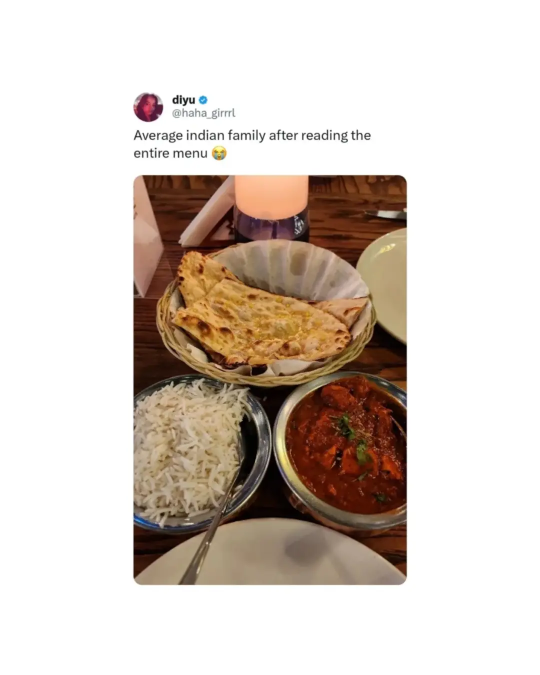
#> input picture snap-qr/meme/SaveClip.App_855886239_18179611459447366_4476608962091788566_n.jpg, 1080 x 1350 px (shown at 1/2 size); its folder holds 4 pictures in this run
$ python make_memes.py
#> lines starting #> are read from the running program, lines starting #| are printed output that depends on the picture
"""Prepares memes for the site's meme scroll.

Put screenshots (jpg/png/webp, any names) in meme/, then run:
    python make_memes.py

Each meme is resized to 720px wide, saved as WebP in site/memes/ (photo metadata such as
location is not copied), duplicates are skipped, and site/memes/memes.json lists them all.
Run it again whenever you add or remove memes.
"""
import hashlib
import json
import sys
from pathlib import Path

from PIL import Image, ImageOps

ROOT = Path(__file__).parent
SRC = ROOT / "meme"
OUT = ROOT / "site" / "memes"
WIDTH = 720
QUALITY = 74
TYPES = {".jpg", ".jpeg", ".png", ".webp"}


def dhash(im):
    """64-bit difference hash: near-identical images (re-saved, resized) get close hashes."""
    g = im.convert("L").resize((9, 8), Image.LANCZOS)
    px = list(g.getdata())
    return sum(1 << i for i in range(64) if px[(i // 8) * 9 + i % 8] > px[(i // 8) * 9 + i % 8 + 1])


def main():
    if not SRC.is_dir():
        sys.exit(f"Put your meme screenshots in {SRC} first.")
    OUT.mkdir(parents=True, exist_ok=True)
    files = sorted(p for p in SRC.iterdir() if p.suffix.lower() in TYPES)
    items, seen, dupes, broken = [], [], 0, []

    for path in files:
        try:
            with Image.open(path) as raw:
#> raw is the input picture: PIL image 1080x1350 RGB; mean R, G, B 215.5, 204.8, 196.4
                im = ImageOps.exif_transpose(raw).convert("RGB")
        except OSError:
            broken.append(path.name)
            continue
        h = dhash(im)
#> in dhash, `px = list(g.getdata())`: px = 72 values, max 255 at index 0, min 29 at index 50, mean 206.1
#> h = 186510838550893066
        if any(bin(h ^ other).count("1") <= 4 for other in seen):
            dupes += 1
            continue
        seen.append(h)
        if im.width > WIDTH:
            im = im.resize((WIDTH, round(im.height * WIDTH / im.width)), Image.LANCZOS)
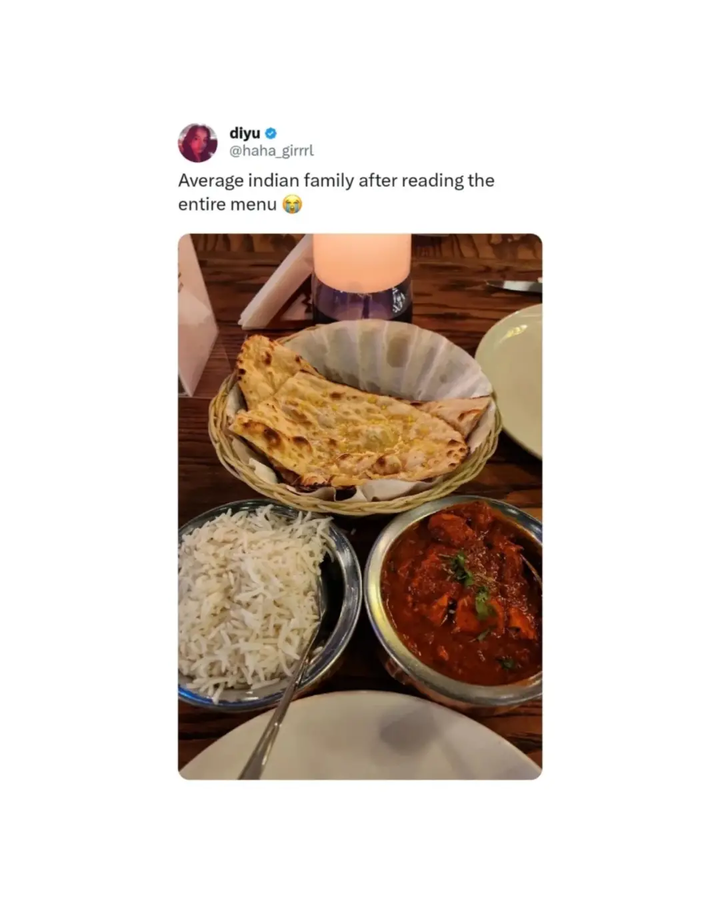
#> im: PIL image 720x900 RGB; mean R, G, B 215.5, 204.8, 196.4
        mid = hashlib.sha1(im.tobytes()).hexdigest()[:12]
#> mid = 'a1bd2661da29'
        target = OUT / f"{mid}.webp"
        if not target.exists():
            im.save(target, "WEBP", quality=QUALITY, method=6)  # no exif= so metadata is dropped
        items.append({"id": mid, "w": im.width, "h": im.height})
#> pass 2 of the loop in main, `for path in files:`:
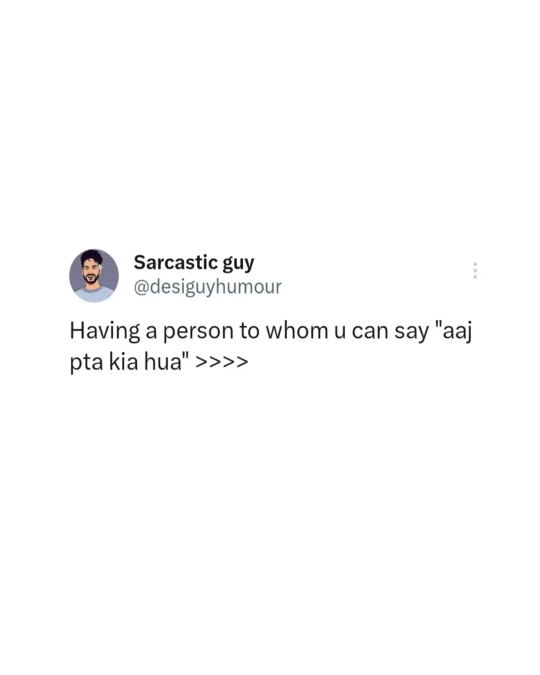
#> input picture snap-qr/meme/SaveClip.App_856337543_18179611498447366_3279742015270646148_n.jpg, 1080 x 1350 px (shown at 1/2 size)
#> in main, raw is the input picture: PIL image 1080x1350 RGB; mean R, G, B 252, 252.1, 252.1
#> h = 563100831252481
#> in main, `im = im.resize((WIDTH, round(im.height * WIDTH / im.width)), Image.LAN..`:
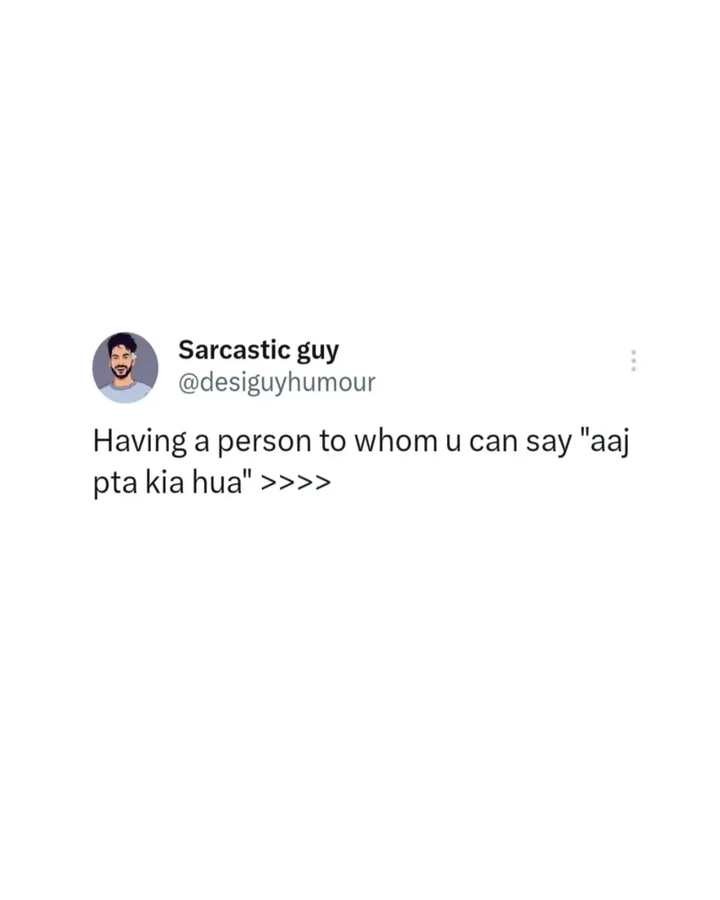
#> im: PIL image 720x900 RGB; mean R, G, B 252, 252, 252.1
#> mid = '80adb952d406'
#> pass 3 of the loop in main, `for path in files:`:
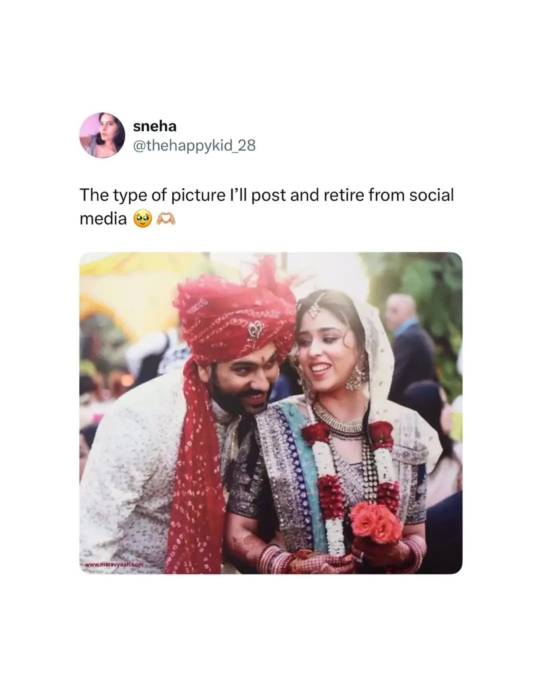
#> input picture snap-qr/meme/SaveClip.App_856953794_18179611387447366_1398073618874266359_n.jpg, 1080 x 1350 px (shown at 1/2 size)
#> in main, raw is the input picture: PIL image 1080x1350 RGB; mean R, G, B 221.1, 211.1, 210.7
#> h = 83078194088050944
#> in main, `im = im.resize((WIDTH, round(im.height * WIDTH / im.width)), Image.LAN..`:
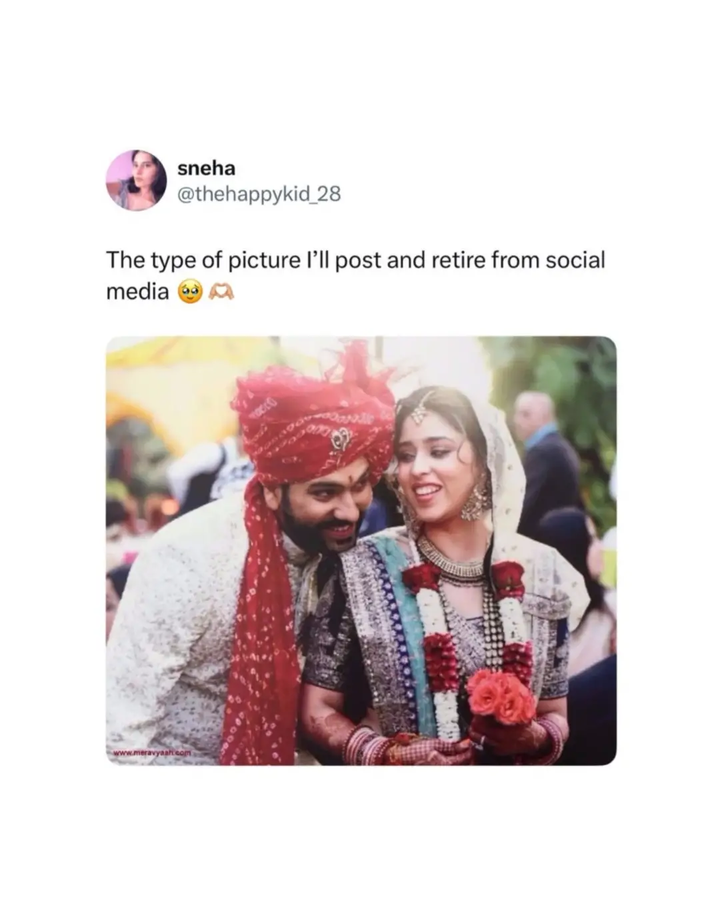
#> im: PIL image 720x900 RGB; mean R, G, B 221.1, 211.1, 210.7
#> mid = '3b7a0195536b'
#> the loop made 4 passes; the first 3 are shown

    keep = {f"{m['id']}.webp" for m in items}
    removed = 0
    for old in OUT.glob("*.webp"):
        if old.name not in keep:
            old.unlink()
            removed += 1
#> pass 2 of the loop in main, `for old in OUT.glob("*.webp"):`:
#> pass 3 of the loop in main, `for old in OUT.glob("*.webp"):`:
#> the loop made 4 passes; the first 3 are shown
    (OUT / "memes.json").write_text(json.dumps({"count": len(items), "items": items}, separators=(",", ":")))

    size = sum((OUT / name).stat().st_size for name in keep)
    print(f"  {len(items)} memes ready in site/memes/ ({size / 1e6:.1f} MB, avg {size / max(1, len(items)) / 1024:.0f} KB)")
    if dupes:
        print(f"  {dupes} duplicate(s) skipped")
    if removed:
        print(f"  {removed} old meme(s) removed")
    if broken:
        print(f"  Couldn't read: {', '.join(broken)}")


if __name__ == "__main__":
    main()
